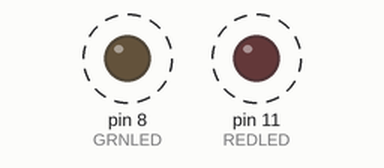
Simulated run of this sketch. Board: Arduino Uno, built with avr-gcc and run on an emulated ATmega328P. Shown: output pins drawn as LEDs (lit = HIGH). Dashed ring = blinking. What the sketch prints to the serial monitor is not drawn.

Above: at 0.3 s.
Timing chart, 0 to 3.1 s (numbered marks = the images above):
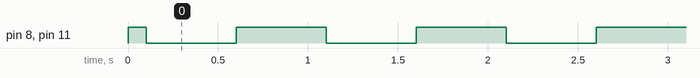

The sketch:

1_Basic_blink.ino
```cpp
/*  1_Basic_blink
 *
 *   For RevB version of BivalveBit (Atmega4808 32pin)
 *   Tested working (RevB needs the RX and TX pins swapped for upload)
 *
 *   PC0 = GRNLED  (Pin D8)
 *   PC3 = REDLED  (Pin D11)
 *
 *   You will need MegaCoreX board definitions installed, available
 *   at https://github.com/MCUdude/MegaCoreX
 *
 *   Reminder for burning bootloader with microUPDI programmer:
 *   Reference https://github.com/MCUdude/microUPDI
 *   The microUPDI will show up in Arduino as Arduino UNO WiFi Rev2
 *   Select that device in the Tools>Port menu
 *   Under Tools>Programmer choose Atmel mEDBG (ATmega32U4)
 *   Select Tools>Board>MegaCoreX>Atmega4808
 *   Clock internal 8MHz, BOD 2.6V, Pinout 32 pin standard,
 *   Reset pin "Reset", Bootloader "Optiboot (UART0 default pins)"
 *   Then hit burn bootloader, it should upload 512k bootloader
 *
 */

#include "Arduino.h"
#define REDLED 11
#define GRNLED 8

void setup() {
  pinMode(REDLED, OUTPUT);
  pinMode(GRNLED, OUTPUT);
  digitalWrite(REDLED, HIGH); // set high to turn OFF
  digitalWrite(GRNLED, HIGH); // set high to turn OFF

  Serial.begin(57600);
  delay(100);
  Serial.println("Hello");

}

void loop() {
  digitalWrite(REDLED, !(digitalRead(REDLED)));
  digitalWrite(GRNLED, !(digitalRead(GRNLED)));
  delay(500);

}
```

Measured:
- by itself, pin 8 (GRNLED), pin 11 (REDLED): alternates HIGH for 0.50 s and LOW for 0.50 s
